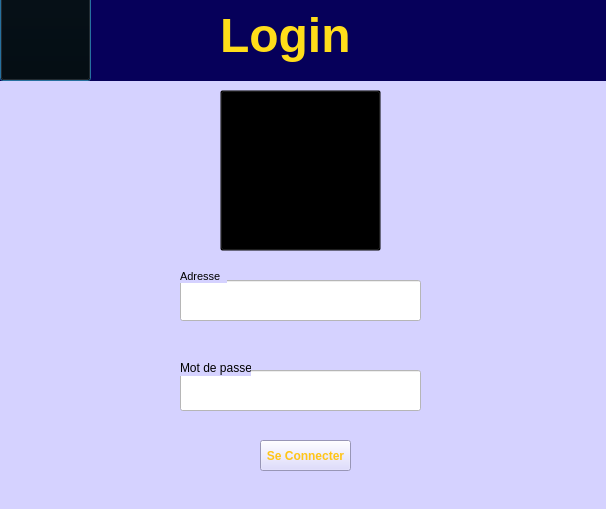
<?xml version="1.0" encoding="UTF-8"?>
<ui version="4.0">
 <class>login</class>
 <widget class="QDialog" name="login">
  <property name="geometry">
   <rect>
    <x>0</x>
    <y>0</y>
    <width>606</width>
    <height>509</height>
   </rect>
  </property>
  <property name="windowTitle">
   <string>Dialog</string>
  </property>
  <property name="styleSheet">
   <string notr="true">background-color: rgb(213, 210, 255);</string>
  </property>
  <widget class="QWidget" name="widget" native="true">
   <property name="geometry">
    <rect>
     <x>0</x>
     <y>0</y>
     <width>611</width>
     <height>81</height>
    </rect>
   </property>
   <property name="cursor">
    <cursorShape>PointingHandCursor</cursorShape>
   </property>
   <property name="styleSheet">
    <string notr="true">background-color: rgb(6, 0, 90);</string>
   </property>
   <widget class="QLabel" name="label">
    <property name="geometry">
     <rect>
      <x>220</x>
      <y>0</y>
      <width>221</width>
      <height>71</height>
     </rect>
    </property>
    <property name="font">
     <font>
      <pointsize>36</pointsize>
      <weight>75</weight>
      <bold>true</bold>
     </font>
    </property>
    <property name="toolTipDuration">
     <number>-2</number>
    </property>
    <property name="styleSheet">
     <string notr="true">color: rgb(255, 221, 26);</string>
    </property>
    <property name="text">
     <string>Login</string>
    </property>
   </widget>
   <widget class="QPushButton" name="reload_2">
    <property name="geometry">
     <rect>
      <x>0</x>
      <y>-10</y>
      <width>91</width>
      <height>91</height>
     </rect>
    </property>
    <property name="styleSheet">
     <string notr="true">*{


background-color: transparent;
	border-image: url(:/img/image/rpl.png);

}

*:hover
{

background-color: transparent;


}</string>
    </property>
    <property name="text">
     <string/>
    </property>
   </widget>
  </widget>
  <widget class="QPushButton" name="reload">
   <property name="geometry">
    <rect>
     <x>220</x>
     <y>90</y>
     <width>161</width>
     <height>161</height>
    </rect>
   </property>
   <property name="styleSheet">
    <string notr="true">*{


background-color: transparent;
border-image: url(C:/Users/HP/Desktop/projet/image/login.png);

}

*:hover
{

background-color: transparent;


}</string>
   </property>
   <property name="text">
    <string/>
   </property>
  </widget>
  <widget class="QLineEdit" name="adresse">
   <property name="geometry">
    <rect>
     <x>180</x>
     <y>280</y>
     <width>241</width>
     <height>41</height>
    </rect>
   </property>
   <property name="styleSheet">
    <string notr="true">background-color: rgb(255, 255, 255);
font: 87 10pt &quot;Arial Black&quot;;
color: rgb(255, 198, 64);</string>
   </property>
   <property name="text">
    <string/>
   </property>
  </widget>
  <widget class="QLineEdit" name="mdp">
   <property name="geometry">
    <rect>
     <x>180</x>
     <y>370</y>
     <width>241</width>
     <height>41</height>
    </rect>
   </property>
   <property name="styleSheet">
    <string notr="true">background-color: rgb(255, 255, 255);
font: 87 10pt &quot;Arial Black&quot;;
color: rgb(255, 198, 64);</string>
   </property>
   <property name="echoMode">
    <enum>QLineEdit::Password</enum>
   </property>
  </widget>
  <widget class="QLabel" name="label_2">
   <property name="geometry">
    <rect>
     <x>180</x>
     <y>270</y>
     <width>47</width>
     <height>13</height>
    </rect>
   </property>
   <property name="font">
    <font>
     <family>MS Shell Dlg 2</family>
     <pointsize>8</pointsize>
     <weight>9</weight>
     <italic>false</italic>
     <bold>false</bold>
    </font>
   </property>
   <property name="styleSheet">
    <string notr="true">font: 75 8pt &quot;MS Shell Dlg 2&quot;;</string>
   </property>
   <property name="text">
    <string>Adresse</string>
   </property>
  </widget>
  <widget class="QLabel" name="label_3">
   <property name="geometry">
    <rect>
     <x>180</x>
     <y>360</y>
     <width>71</width>
     <height>16</height>
    </rect>
   </property>
   <property name="text">
    <string>Mot de passe</string>
   </property>
  </widget>
  <widget class="QPushButton" name="valider">
   <property name="geometry">
    <rect>
     <x>260</x>
     <y>440</y>
     <width>91</width>
     <height>31</height>
    </rect>
   </property>
   <property name="font">
    <font>
     <weight>75</weight>
     <bold>true</bold>
    </font>
   </property>
   <property name="styleSheet">
    <string notr="true">background-image: url(:/img/image/back.png);
color: rgb(255, 197, 23);</string>
   </property>
   <property name="text">
    <string>Se Connecter</string>
   </property>
  </widget>
 </widget>
 <resources/>
 <connections/>
</ui>
